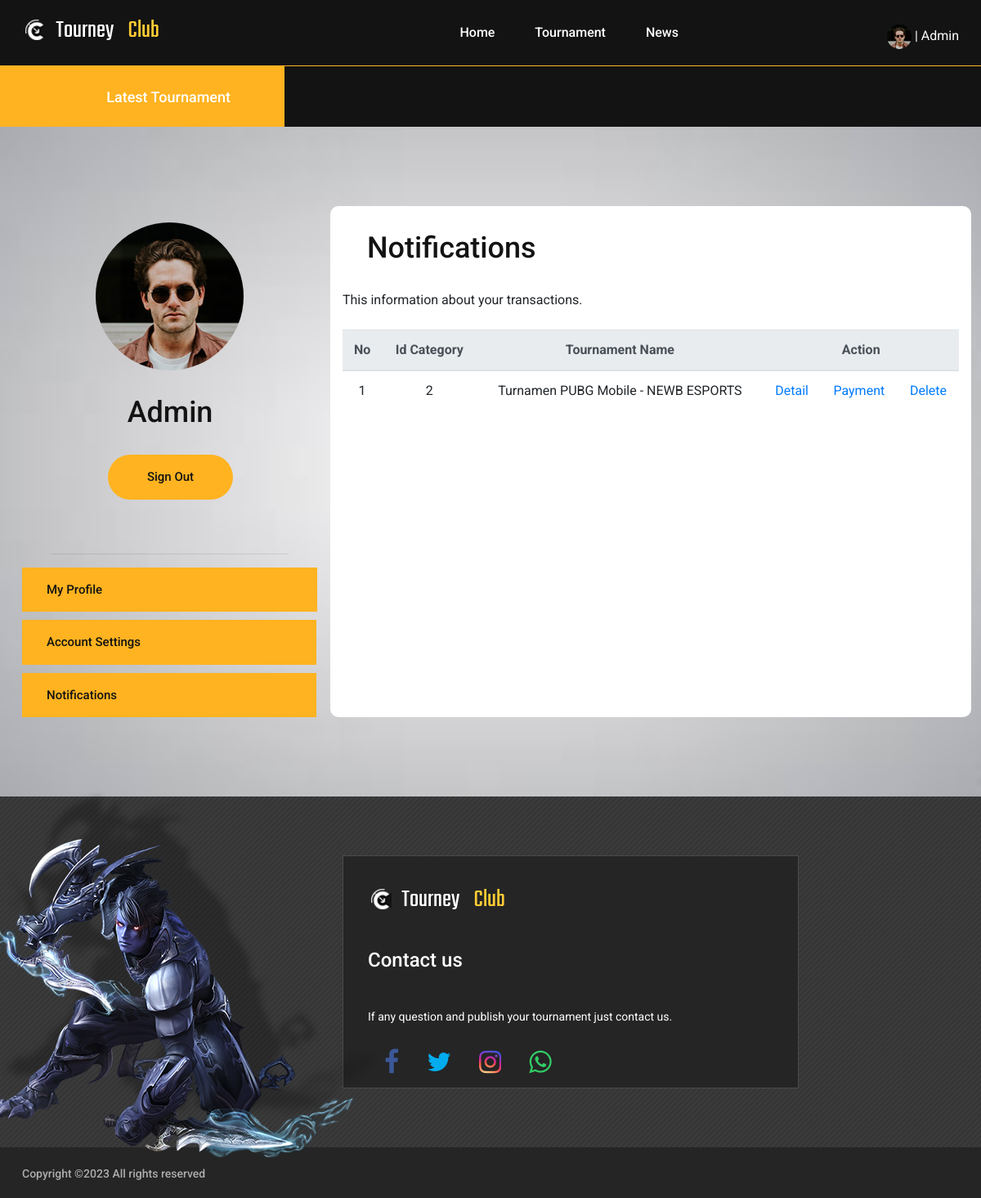
The page /?page=notification&id_user=15 (signed in) on the database its author committed.
### tables this page shows
CREATE TABLE `tb_user` (
  `id_user` int(11) NOT NULL,
  `email` varchar(128) NOT NULL,
  `username` varchar(255) NOT NULL,
  `password` varchar(255) NOT NULL,
  `level` varchar(50) NOT NULL,
  `about` text NOT NULL,
  `date_birth` varchar(128) NOT NULL,
  `image` text NOT NULL,
  `date_created` datetime NOT NULL DEFAULT current_timestamp()
);

CREATE TABLE `tb_regist` (
  `id_regist` int(11) NOT NULL,
  `id_user` int(11) NOT NULL,
  `id_category` int(11) NOT NULL,
  `payment` text NOT NULL,
  `tournament_name` varchar(128) NOT NULL,
  `team_name` varchar(128) NOT NULL,
  `email` varchar(128) NOT NULL,
  `captain_name` varchar(128) NOT NULL,
  `captain_nick` varchar(128) NOT NULL,
  `phone_number` varchar(128) NOT NULL,
  `member1` varchar(128) NOT NULL,
  `member2` varchar(128) NOT NULL,
  `member3` varchar(128) NOT NULL,
  `member4` varchar(128) NOT NULL,
  `member5` varchar(128) NOT NULL,
  `nick1` varchar(128) NOT NULL,
  `nick2` varchar(128) NOT NULL,
  `nick3` varchar(128) NOT NULL,
  `nick4` varchar(128) NOT NULL,
  `nick5` varchar(128) NOT NULL,
  `date_regist` datetime NOT NULL DEFAULT current_timestamp()
);

### index.php (the view, shortened to what this page needs)
<?php
include "koneksi.php";
@$session = $_SESSION['email'];
$query_user = "SELECT * FROM tb_user WHERE email='$session'";
$hasil_user = mysqli_query($koneksi, $query_user);
$data_user = mysqli_fetch_array($hasil_user);
?>
<!DOCTYPE html>
<html lang="zxx">
<head>
	<link rel="stylesheet" href="css/bootstrap.min.css" />
	<link rel="stylesheet" href="css/font-awesome.min.css" />
	<link rel="stylesheet" href="css/owl.carousel.css" />
	<link rel="stylesheet" href="css/style.css" />
	<link rel="stylesheet" href="css/animate.css" />
</head>
<body>
	<header class="header-section">
		<div class="container">
			<a class="site-logo" href="user/index.php">
				<img src="img/logo.png" alt="">
			</a>
			<?php
			if (isset($_SESSION['email'])) { ?>
				<div class="user-panel">
					<a href="?page=profile&id_user=<?php echo $data_user['id_user']; ?>"><img src="img/profile/<?= $data_user['image'] ?>" class='img-user-index'></a>
					<font color="white">| <?= $data_user['username'];  ?></font>
				</div>
			<?php } else { ?>
				<div class="user-panel">
					<a href="login/login.php">Login</a>
				</div>
			<?php } ?>
			<nav class="main-menu">
				<ul>
					<li><a href="?page=home">Home</a></li>
					<li><a href="?page=tournament">Tournament</a></li>
					<li><a href="?page=news">News</a></li>
				</ul>
			</nav>
		</div>
	</header>
	<div class="latest-news-section">
		<div class="ln-title">Latest Tournament</div>
		<div class="news-ticker">
		</div>
	</div>
	<div>
		<?php
		if (isset($_GET['page'])) {
			$page = $_GET['page'];
			switch ($page) {
				case 'notification':
					include 'notification.php';
					break;
			}
		} else {
			include "home.php";
		}
		?>
	</div>
	<section class="footer-top-section">
		<div class="container">
			<div class="footer-top-bg">
				<img src="img/footer-top-bg.png" alt="">
			</div>
			<div class="row">
				<div class="col-lg-4">
				</div>
				<div class="col-lg-6 col-md-4">
					<div class="footer-widget mb-5 mb-md-0 text-white">
						<img src="img/footer-logo.png" alt=""><br><br>
						<div class="latest-blog">
							<br>
							<h4 class="fw-title">Contact us</h4>
							<p style="color: white;">If any question and publish your tournament just contact us.</p>
							<div class="social-links">
								<a href="#"><i class="fa fa-facebook fa-2x" style="color: #3b5998;"></i></a>
								<a href="#"><i class="fa fa-twitter fa-2x" style="color: #00acee"></i></a>
								<a href="#"><i class="fa fa-instagram fa-2x"></i></a>
								<a href="#"><i class="fa fa-whatsapp fa-2x" style="color: #33CC66"></i></a>
							</div>
						</div>
					</div>
				</div>
			</div>
		</div>
	</section>
	<footer class="footer-section">
		<div class="container">
			<p class="copyright">
				Copyright &copy; All rights reserved
			</p>
		</div>
	</footer>
</body>
</html>

### notification.php (shortened to what this page needs)
<?php
	include "koneksi.php";
	@$session = $_SESSION['email'];
	$query_user = "SELECT * FROM tb_user WHERE email='$session'";
	$hasil_user = mysqli_query($koneksi, $query_user);
	$data_user = mysqli_fetch_array($hasil_user);
	$query_regist = "SELECT * FROM tb_regist WHERE email='$session'";
	$hasil_regist = mysqli_query($koneksi, $query_regist);
	$no=1;
?>
	<section class="page-section review-page spad set-bg" data-setbg="img/profile-bg.jpg">
		<div class="container">
			<div class="row">
				<div class="col-md-4">
					<img src="img/profile/<?= $data_user['image'] ?>" class="img-user">
					<h2 class="user"><?= $data_user['username'] ?></h2>
					<a href="login/logout.php" class="site-btn signout">Sign Out</a>
					<hr width="80%">
					<a href="?page=profile&id_user=<?php echo $data_user['id_user'];?>" class="site-btn profile">My Profile</a>
					<a href="?page=account_setting&id_user=<?php echo $data_user['id_user'];?>" class="site-btn settings">Account Settings</a>
					<a href="?page=notification&id_user=<?php echo $data_user['id_user'];?>" class="site-btn notif">Notifications</a>
				</div>
				<div class="col-md-8" style="background-color: white; border-radius: 10px">
					<h2 class="profile1">Notifications</h2>
					This information about your transactions.<br><br>
					<table class="table profile-table" cellpadding="10px;">
							<thead class="thead-light">
						<tr class="text-center">
							<th scope="col">No</th>
							<th scope="col">Id Category</th>
							<th scope="col">Tournament Name</th>
							<th colspan="3">Action</th>
						</tr>
						<?php while ($data_regist=mysqli_fetch_array($hasil_regist)) { ?>
						<tr class="text-center">
							<td><?= $no++; ?></td>
							<td><?= $data_regist['id_category'] ?></td>
							<td><?= $data_regist['tournament_name'] ?></td>
							<td><a href="?page=detail&id_user=<?php echo $data_user['id_user'];?>">Detail</a></td>
							<td><a href="?page=payment&id_user=<?php echo $data_user['id_user'];?>">Payment</a></td>
							<td><a href="?page=delete&id_regist=<?php echo $data_regist['id_regist'];?>" onclick="return confirm('Are you sure?')">Delete</a></td>
						</tr>
						<?php } ?>
						</thead>
					</table>
				</div>
			</div>
		</div>
	</section>

### css/style.css (style rules this page uses)
html { scroll-behavior: smooth; }
body { height: 100%; font-family: 'Roboto', sans-serif; -webkit-font-smoothing: antialiased; font-smoothing: antialiased; }
h1, h2, h3, h4, h5, h6 { margin: 0; font-weight: 500; color: #131313; }
h2 { font-size: 36px; }
h4 { font-size: 24px; }
p { font-size: 14px; color: #878787; line-height: 2; }
img { max-width: 100%; }
ul, ol { padding: 0; margin: 0; }
.set-bg { background-repeat: no-repeat; background-size: cover; background-position: top center; }
.spad { padding-top: 97px; padding-bottom: 97px; }
.text-white h1, .text-white h2, .text-white h3, .text-white h4, .text-white h5, .text-white h6, .text-white p, .text-white span, .text-white li, .text-white a { color: #fff; }
.site-btn { display: inline-block; text-align: center; font-size: 15px; color: #131313; padding: 16px 30px; min-width: 153px; border-radius: 50px; font-weight: 500; border: none; background: #ffb320; cursor: pointer; }
.header-section { background: #131313; clear: both; overflow: hidden; padding: 18px 0; border-bottom: 1px solid #ffb320; }
.site-logo { display: inline-block; float: left; padding-top: 6px; }
.user-panel { float: right; margin-top: 12px; }
.user-panel a { font-size: 17px; color: white; }
.main-menu { float: right; margin-right: 170px; }
.main-menu ul { list-style: none; }
.main-menu ul li { display: inline; }
.main-menu ul li a { display: inline-block; font-size: 16px; color: #fff; margin-left: 35px; font-weight: 500; padding: 10px 5px; }
.latest-news-section { overflow: hidden; display: block; clear: both; background: #131313; padding: 24px 0; position: relative; }
.ln-title { position: absolute; height: 100%; width: 29%; left: 0; top: 0; text-align: right; padding-top: 24px; padding-right: 66px; font-size: 18px; font-weight: 500; color: #fff; background: #ffb320; z-index: 1; }
.news-ticker { width: 71%; float: right; overflow: hidden; display: inline-block; }
.footer-top-section { background-image: url("../img/pattern.png"); background-repeat: repeat; padding: 72px 0; }
.footer-top-section .container { position: relative; }
.footer-top-bg { position: absolute; left: -30px; bottom: -85px; z-index: 2; }
.footer-widget { padding: 40px 30px 7px; background: #252525; border: 1px solid #4a4a4a; }
.footer-widget .fw-title { color: #fff; margin-bottom: 40px; }
.img-user { max-width: 50%; max-height: 50%; margin-top: 20px; margin-left: 90px; border-radius: 50%; }
.img-user-index { width: 30px; height: 30px; margin-top: 0px; margin-left: 80px; border-radius: 50%; }
.user { padding-top: 30px; padding-bottom: 30px; text-align: center; }
.site-btn.signout { margin-left: 105px; margin-bottom: 50px; }
.site-btn.profile { padding-right: 263px; border-radius: 0px; margin-bottom: 10px; }
.site-btn.settings { padding-right: 215px; border-radius: 0px; margin-bottom: 10px; }
.site-btn.notif { padding-right: 244px; border-radius: 0px; }
.profile1 { padding-top: 30px; padding-bottom: 30px; padding-left: 30px; text-align: left; }
.profile-table { margin-bottom: 10px; }
.footer-section { padding: 18px 0 16px; overflow: hidden; background: #252525; }
.copyright { float: left; margin-bottom: 0; font-weight: 500; color: #aeaeae; }
.social-links { height: 50px; padding-top: 10px; width: 250px; padding-left: 10px; border-radius: 20px; }
.social-links a { font-size: 16px; margin-left: 10px; margin-right: 20px; }
.fa.fa-instagram { color: transparent; background: radial-gradient(circle at 30% 107%, #fdf497 0%, #fdf497 5%, #fd5949 45%, #d6249f 60%, #285AEB 90%); background: -webkit-radial-gradient(circle at 30% 107%, #fdf497 0%, #fdf497 5%, #fd5949 45%, #d6249f 60%, #285AEB 90%); background-clip: text; -webkit-background-clip: text; }
@media (min-width: 1200px) { .container { max-width: 1176px; } }

### rows shown on the page
tb_user: image (picture), username "Admin"
tb_regist: id_category "2", tournament_name "Turnamen PUBG Mobile - NEWB ESPORTS"
